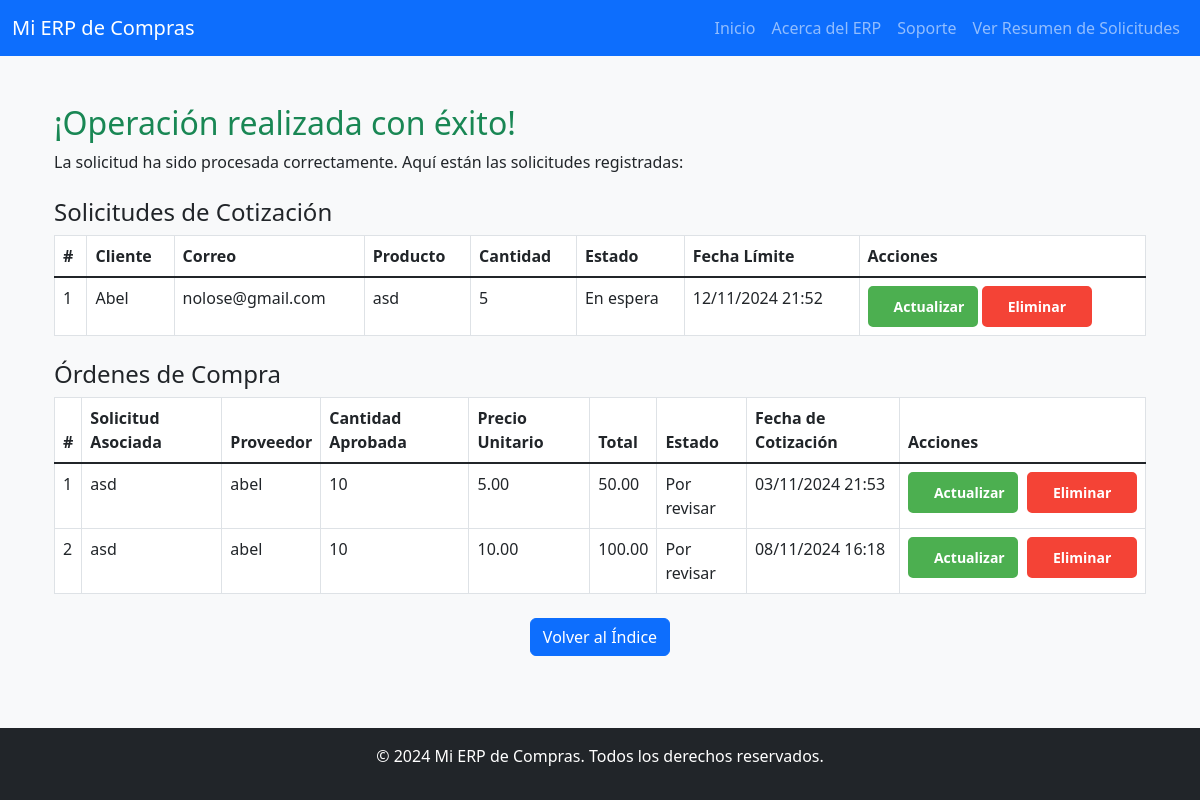
Before: /solicitud_exito/ with the older database file.
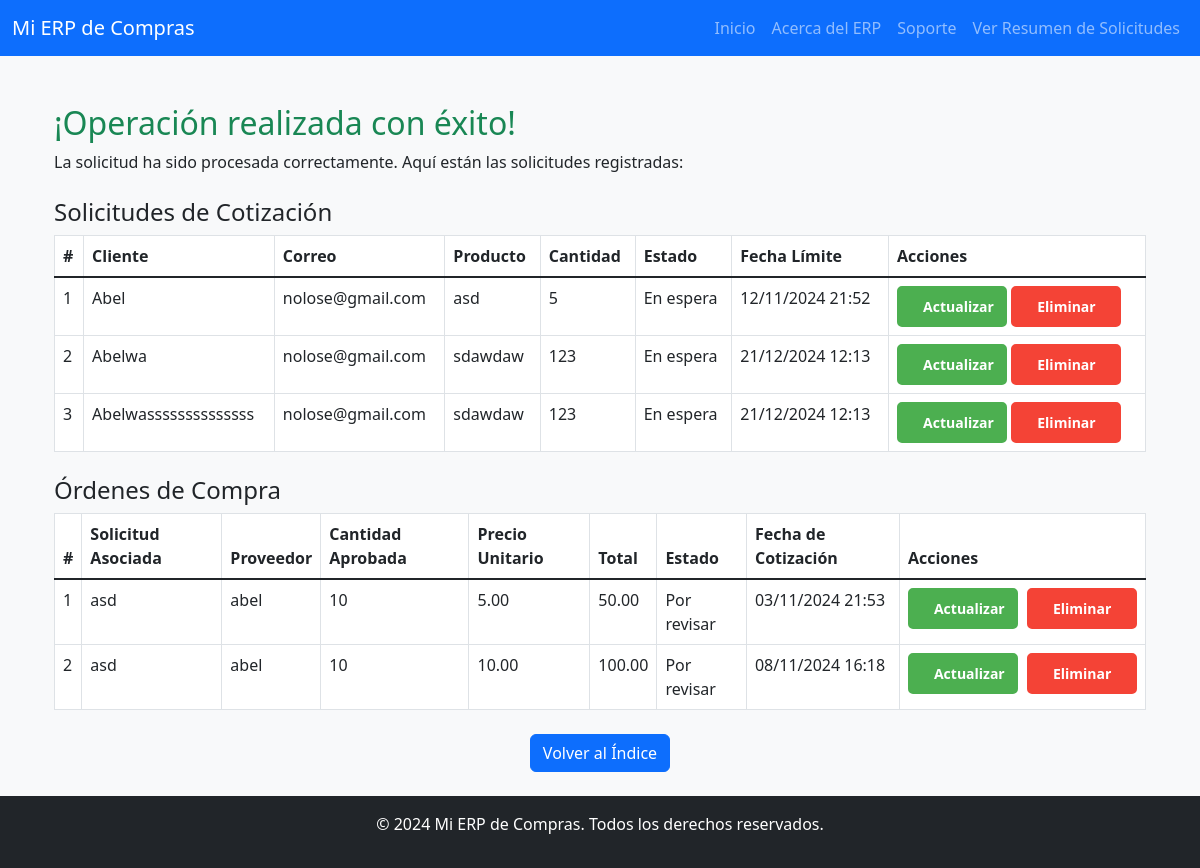
After: the same page with the newer database file.
### API/models.py (models this page shows, shortened)
class SolicitudCotizacion(models.Model):
    nombre_cliente = models.CharField(max_length=100)
    correo_cliente = models.EmailField()
    telefono_cliente = models.CharField(max_length=20)
    fecha_solicitud = models.DateTimeField(auto_now_add=True)
    fecha_limite = models.DateTimeField()
    producto_solicitud = models.CharField(max_length=100)
    cantidad_solicitud = models.PositiveIntegerField()
    descripcion_cotizacion = models.TextField()
    estado_solicitud = models.CharField(max_length=50, default='En espera')
    estadoActividad = models.PositiveIntegerField(default=1)

class Orden_De_Compra(models.Model):
    solicitud = models.ForeignKey(SolicitudCotizacion, on_delete=models.CASCADE, related_name='ordenes_de_compra')
    proveedor = models.CharField(max_length=100)
    precio_unitario = models.DecimalField(max_digits=10, decimal_places=2)
    cantidad_aprobada = models.PositiveIntegerField(default=1)  # Cantidad que se ha decidido comprar
    tiempo_entrega = models.DateTimeField()  # Tiempo de entrega en calendario
    condiciones = models.TextField()
    total = models.DecimalField(max_digits=10, decimal_places=2, editable=False)  # Total calculado
    estado = models.CharField(max_length=50, default='Por revisar')
    fecha_cotizacion = models.DateTimeField(auto_now_add=True)

### API/views.py (the view)
# urls.py: path('solicitud_exito/', solicitud_exito, name='solicitud_exito'),
def solicitud_exito(request):
    cotizaciones = SolicitudCotizacion.objects.all()
    compras = Orden_De_Compra.objects.all()
    context = {
        'cotizaciones': cotizaciones,
        'compras': compras,
    }
    return render(request, 'solicitud_exito.html', context)

### API/templates/solicitud_exito.html (shortened to what this page needs)
{% extends "index.html" %}
{% block content %}
<!DOCTYPE html>
<html lang="en">
<head>
  <link rel="stylesheet" href="https://cdn.jsdelivr.net/npm/bootstrap@5.3.0/dist/css/bootstrap.min.css" />
</head>
<body>
  <div class="container">
    <h2 class="text-success">¡Operación realizada con éxito!</h2>
    <p>La solicitud ha sido procesada correctamente. Aquí están las solicitudes registradas:</p>
    <div class="mt-4">
      <h4>Solicitudes de Cotización</h4>
      {% if cotizaciones %}
      <table class="table table-bordered">
        <thead>
          <tr>
            <th>#</th>
            <th>Cliente</th>
            <th>Correo</th>
            <th>Producto</th>
            <th>Cantidad</th>
            <th>Estado</th>
            <th>Fecha Límite</th>
            <th>Acciones</th>
          </tr>
        </thead>
        <tbody>
          {% for cotizacion in cotizaciones %}
          <tr>
            <td>{{ forloop.counter }}</td>
            <td>{{ cotizacion.nombre_cliente }}</td>
            <td>{{ cotizacion.correo_cliente }}</td>
            <td>{{ cotizacion.producto_solicitud }}</td>
            <td>{{ cotizacion.cantidad_solicitud }}</td>
            <td>{{ cotizacion.estado_solicitud }}</td>
            <td>{{ cotizacion.fecha_limite|date:'d/m/Y H:i' }}</td>
            <td>
              <a href="{% url 'actualizar_scotizacion' cotizacion.pk %}"
                class="btn btn-custom-actualizar btn-sm px-4 py-2" style="border-radius: 5px;">Actualizar</a>
              <a href="{% url 'eliminar_scotizacion' cotizacion.pk %}" class="btn btn-custom-eliminar btn-sm px-4 py-2"
                style="border-radius: 5px;"
                onclick="return confirm('¿Estás seguro de eliminar esta orden?')">Eliminar</a>
            </td>
          </tr>
          {% endfor %}
        </tbody>
      </table>
      {% else %}
      <p>No hay solicitudes de cotización registradas.</p>
      {% endif %}
    </div>
    <div class="mt-4">
      <h4>Órdenes de Compra</h4>
      {% if compras %}
      <table class="table table-bordered">
        <thead>
          <tr>
            <th>#</th>
            <th>Solicitud Asociada</th>
            <th>Proveedor</th>
            <th>Cantidad Aprobada</th>
            <th>Precio Unitario</th>
            <th>Total</th>
            <th>Estado</th>
            <th>Fecha de Cotización</th>
            <th>Acciones</th>
          </tr>
        </thead>
        <tbody>
          {% for compra in compras %}
          <tr>
            <td>{{ forloop.counter }}</td>
            <td>{{ compra.solicitud.producto_solicitud }}</td>
            <td>{{ compra.proveedor }}</td>
            <td>{{ compra.cantidad_aprobada }}</td>
            <td>{{ compra.precio_unitario }}</td>
            <td>{{ compra.total }}</td>
            <td>{{ compra.estado }}</td>
            <td>{{ compra.fecha_cotizacion|date:'d/m/Y H:i' }}</td>
            <td>
              <div class="btn-group" role="group" aria-label="Acciones">
                <a href="{% url 'actualizar_scompra' compra.pk %}" class="btn btn-custom-actualizar btn-sm px-4 py-2"
                  style="border-radius: 5px;">Actualizar</a>
                <a href="{% url 'eliminar_scompra' compra.pk %}" class="btn btn-custom-eliminar btn-sm px-4 py-2"
                  style="border-radius: 5px;"
                  onclick="return confirm('¿Estás seguro de eliminar esta orden?')">Eliminar</a>
              </div>
            </td>
          </tr>
          {% endfor %}
        </tbody>
      </table>
      {% else %}
      <p>No hay órdenes de compra registradas.</p>
      {% endif %}
    </div>
  </div>
  <div class="container mt-4 text-center">
    <button class="btn btn-primary" onclick="window.location.href='/'">Volver al Índice</button>
  </div>
</body>
</html>
{% endblock %}

### API/templates/index.html (shortened to what this page needs)
<!DOCTYPE html>
<html lang="es">
<head>
    <link href="https://cdn.jsdelivr.net/npm/bootstrap@5.1.3/dist/css/bootstrap.min.css" rel="stylesheet">
</head>
<body class="d-flex flex-column min-vh-100 bg-light">
    <nav class="navbar navbar-expand-lg navbar-dark bg-primary">
        <div class="container-fluid">
            <a class="navbar-brand" href="/">Mi ERP de Compras</a>
            <div class="collapse navbar-collapse" id="navbarNav">
                <ul class="navbar-nav ms-auto">
                    <li class="nav-item"><a class="nav-link" href="/">Inicio</a></li>
                    <li class="nav-item"><a class="nav-link" href="{% url 'acerca_erp' %}">Acerca del ERP</a></li>
                    <li class="nav-item"><a class="nav-link" href="{% url 'soporte' %}">Soporte</a></li>
                    <li class="nav-item"><a class="nav-link" href="{% url 'solicitud_exito' %}">Ver Resumen de Solicitudes</a></li>
                </ul>
            </div>
        </div>
    </nav>
    <div class="container flex-grow-1 mt-5">
        {% block content %}{% endblock %}
    </div>
    <footer class="bg-dark text-white text-center py-3 mt-4">
        <div class="container">
            <p>&copy; 2024 Mi ERP de Compras. Todos los derechos reservados.</p>
        </div>
    </footer>
</body>
</html>

### API/templates/solicitud_exito.html (style rules this page uses)
.btn-custom-actualizar, .btn-custom-eliminar { color: white; border-radius: 5px; font-size: 14px; font-weight: bold; transition: background-color 0.3s, border-color 0.3s, color 0.3s; padding: 10px 20px; display: inline-block; width: 110px; text-align: center; }
.btn-custom-actualizar { background-color: #4CAF50; border: 2px solid #4CAF50; }
.btn-custom-eliminar { background-color: #f44336; border: 2px solid #f44336; }
.btn-group .btn { margin-right: 10px; }
.btn-group .btn:last-child { margin-right: 0; }

Changed rows visible on the page:
added SolicitudCotizacion: nombre_cliente "Abelwa", correo_cliente "nolose@gmail.com", producto_solicitud "sdawdaw", cantidad_solicitud "123", estado_solicitud "En espera", fecha_limite "21/12/2024 12:13"
added SolicitudCotizacion: nombre_cliente "Abelwassssssssssssss", correo_cliente "nolose@gmail.com", producto_solicitud "sdawdaw", cantidad_solicitud "123", estado_solicitud "En espera", fecha_limite "21/12/2024 12:13"
